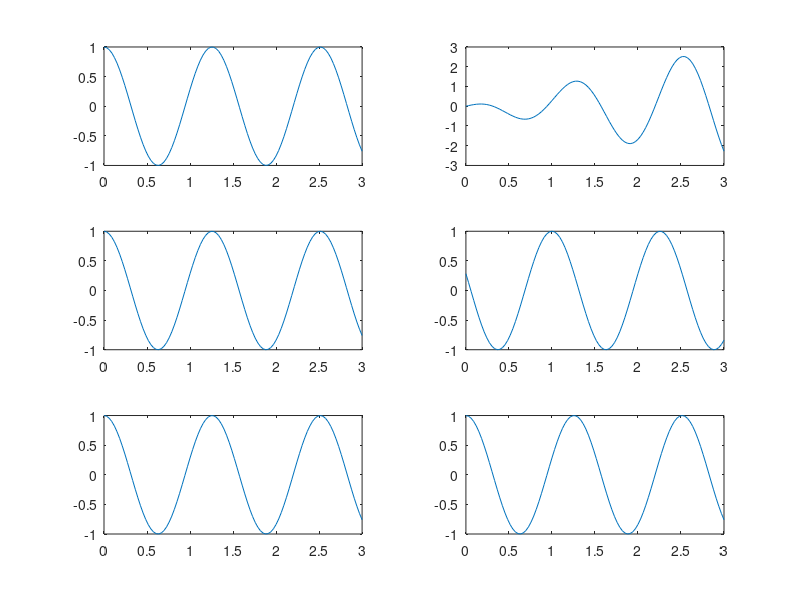

Write MATLAB code to recreate this figure.
#3.17 all three parts

#part a
#S1:  e^j5t -> te^j5t
#not linear, not time invariant
subplot(3,2,1)
t_test = linspace(0,3);
SA= @(t) exp(t.*5*i);
plot(t_test, SA(t_test))

subplot(3,2,2)
SB= @(t) t.*exp(t.*5*i);
plot(t_test, SB(t_test))

#part b
#S2: e^j5t -> te^j5(t-1)
# linear, time invariant
subplot(3,2,3)
SC= @(t) exp(t.*5*i);
plot(t_test, SC(t_test))

subplot(3,2,4)
SD= @(t) exp((t-1).*5*i);
plot(t_test, SD(t_test))

#part c
# S3: e^j5t -> cos(5t)
#not linear, time invariant
subplot(3,2,5)
SE= @(t) exp(t.*5*i);
plot(t_test, SC(t_test))

subplot(3,2,6)
SF= @(t) cos(t.*5)
plot(t_test, SF(t_test))




